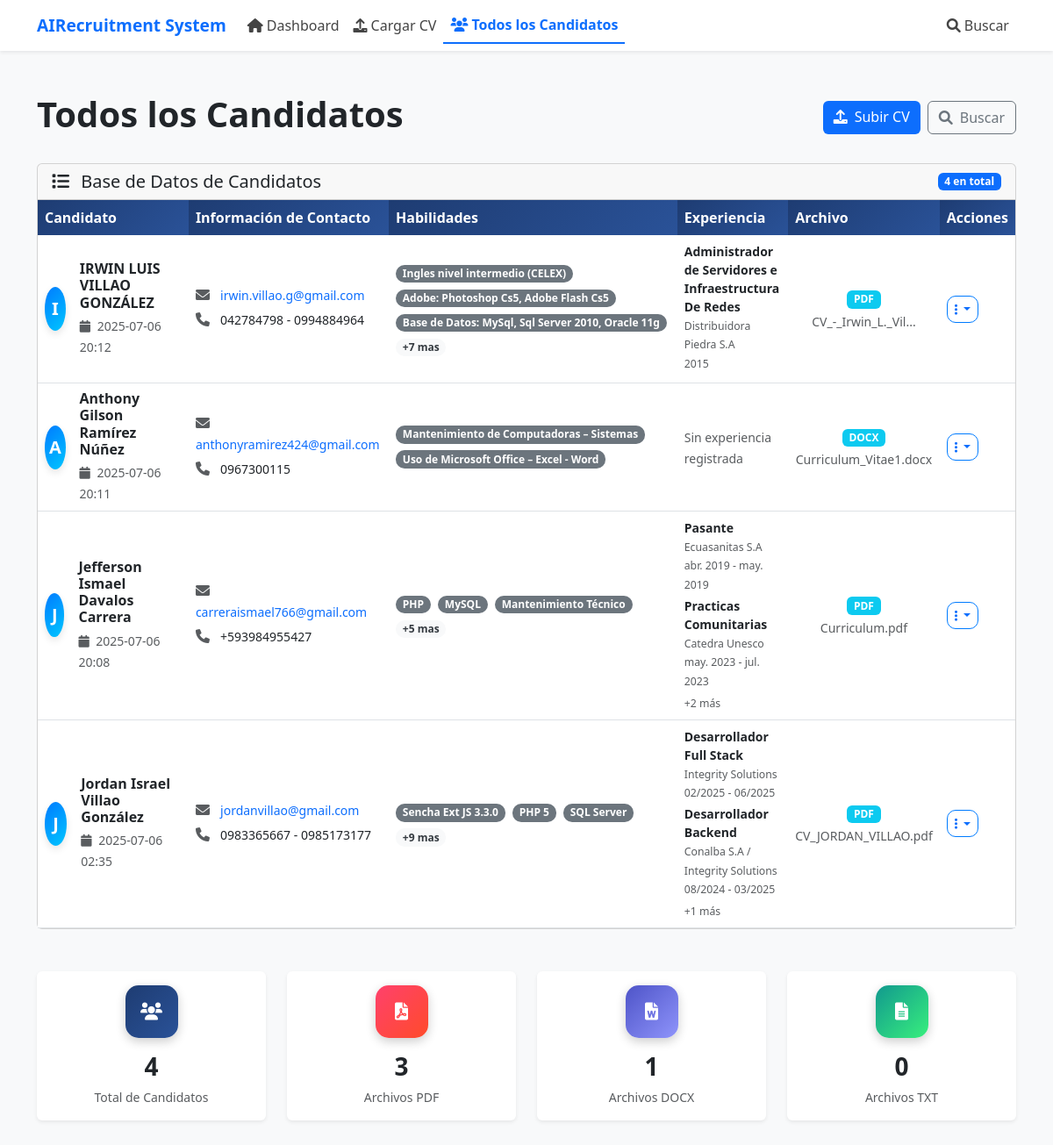
/candidates, run on an earlier commit of the app's database.
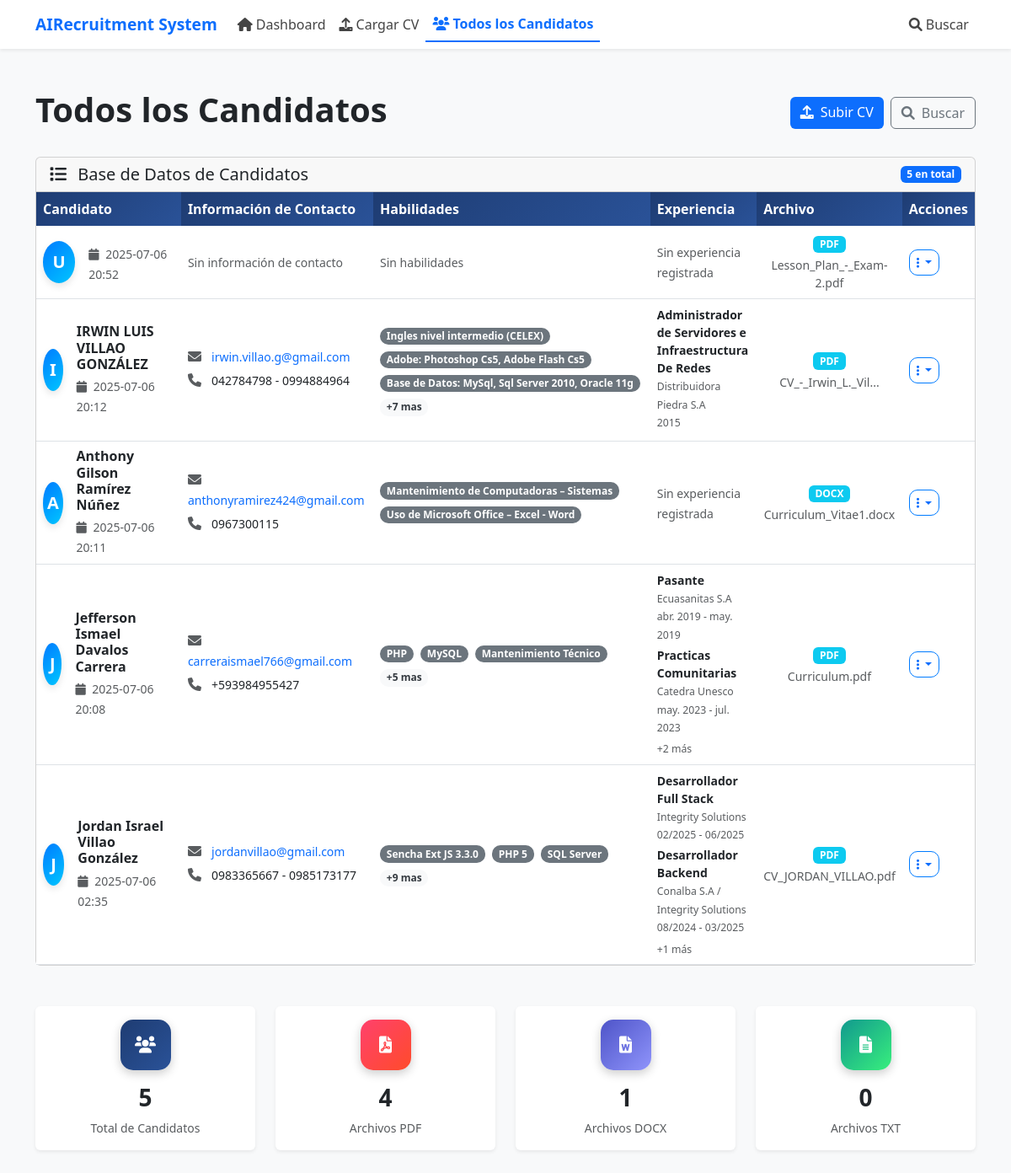
And on a later commit of the database.
### models.py (models this page shows, shortened)
class Candidate(db.Model):
    id = db.Column(db.Integer, primary_key=True)
    name = db.Column(db.String(200), nullable=False)
    email = db.Column(db.String(200))
    phone = db.Column(db.String(50))
    education = db.Column(db.Text)  # JSON string of education details
    experience = db.Column(db.Text)  # JSON string of experience details
    skills = db.Column(db.Text)  # JSON string of skills
    full_text = db.Column(db.Text, nullable=False)  # Complete CV text
    original_filename = db.Column(db.String(255), nullable=False)
    file_type = db.Column(db.String(10), nullable=False)  # pdf, docx, txt
    vision_analysis = db.Column(db.Text)  # JSON string from OpenAI Vision analysis
    text_embedding = db.Column(db.Text)  # JSON array of embedding vector
    languages = db.Column(db.Text)  # JSON string of languages
    certifications = db.Column(db.Text)  # JSON string of certifications
    summary = db.Column(db.Text)  # Professional summary
    created_at = db.Column(db.DateTime, default=datetime.utcnow)
    updated_at = db.Column(db.DateTime, default=datetime.utcnow, onupdate=datetime.utcnow)

### routes.py (the view)
@routes_bp.route('/candidates')
def candidates():
    try:
        all_candidates = get_all_candidates()
        return render_template('candidates.html', candidates=all_candidates)
    except Exception as e:
        logger.error(f"Error fetching candidates: {str(e)}")
        flash(f'Error fetching candidates: {str(e)}', 'error')
        return render_template('candidates.html', candidates=[])

### templates/candidates.html (shortened to what this page needs)
{% extends "base.html" %}
{% block content %}
{% block extra_css %}
<link rel="stylesheet" href="{{ url_for('static', filename='css/candidates.css') }}">
{% endblock %}
<div class="row">
    <div class="col-12">
        <div class="d-flex flex-column flex-md-row justify-content-between align-items-start align-items-md-center gap-3 mb-4">
            <h1 class="display-6 fw-semibold">
                <strong>Todos los Candidatos</strong>
            </h1>
            <div class="btn-group-responsive d-flex gap-2">
                <a href="{{ url_for('routes.upload_cv') }}" class="btn btn-primary">
                    <i class="fas fa-upload me-2"></i>Subir CV
                </a>
                <a href="{{ url_for('routes.search') }}" class="btn btn-outline-secondary">
                    <i class="fas fa-search me-2"></i>Buscar
                </a>
            </div>
        </div>
    </div>
</div>
<div class="row">
    <div class="col-12">
        <div class="card">
            <div class="card-header d-flex justify-content-between align-items-center">
                <h5 class="card-title mb-0">
                    <i class="fas fa-list me-2"></i>
                    Base de Datos de Candidatos
                </h5>
                {% if candidates %}
                    <span class="badge bg-primary">{{ candidates|length }} en total</span>
                {% endif %}
            </div>
            {% if candidates %}
                <div class="card-body p-0">
                    <div class="table-responsive">
                        <table class="table table-hover mb-0">
                            <thead class="table-dark">
                                <tr>
                                    <th style="width: 25%;">Candidato</th>
                                    <th style="width: 25%;">Información de Contacto</th>
                                    <th style="width: 20%;">Habilidades</th>
                                    <th style="width: 15%;">Experiencia</th>
                                    <th style="width: 10%;">Archivo</th>
                                    <th style="width: 5%;">Acciones</th>
                                </tr>
                            </thead>
                            <tbody>
                                {% for candidate in candidates %}
                                    <tr>
                                        <td>
                                            <div class="d-flex align-items-center">
                                                <div class="bg-primary rounded-circle d-flex align-items-center justify-content-center me-3"
                                                     style="width: 50px; height: 50px;">
                                                    <span class="text-white fw-bold fs-5">
                                                        {{ candidate.name[0] if candidate.name else 'U' }}
                                                    </span>
                                                </div>
                                                <div>
                                                    <h6 class="mb-1 fw-bold">{{ candidate.name }}</h6>
                                                    <small class="text-muted">
                                                        <i class="fas fa-calendar me-1"></i>
                                                        {{ candidate.created_at.strftime('%Y-%m-%d %H:%M') if candidate.created_at else 'Unknown' }}
                                                    </small>
                                                </div>
                                            </div>
                                        </td>
                                        <td>
                                            {% if candidate.email %}
                                                <div class="mb-1">
                                                    <i class="fas fa-envelope me-2 text-muted"></i>
                                                    <a href="mailto:{{ candidate.email }}" class="text-decoration-none small">
                                                        {{ candidate.email }}
                                                    </a>
                                                </div>
                                            {% endif %}
                                            {% if candidate.phone %}
                                                <div class="mb-1">
                                                    <i class="fas fa-phone me-2 text-muted"></i>
                                                    <span class="small">{{ candidate.phone }}</span>
                                                </div>
                                            {% endif %}
                                            {% if not candidate.email and not candidate.phone %}
                                                <span class="text-muted small">Sin información de contacto</span>
                                            {% endif %}
                                        </td>
                                        <td>
                                            {% if candidate.skills %}
                                                {% set skills_data = candidate.skills %}
                                                {% if skills_data.startswith('[') %}
                                                    {% set skills_list = skills_data|from_json %}
                                                {% else %}
                                                    {% set skills_list = skills_data.split(',') %}
                                                {% endif %}
                                                {% if skills_list %}
                                                    <div class="skills-container">
                                                        {% for skill in skills_list[:3] %}
                                                            <span class="badge bg-secondary mb-1">{{ skill|trim }}</span>
                                                        {% endfor %}
                                                        {% if skills_list|length > 3 %}
                                                            <div>
                                                                <span class="badge bg-light text-dark small">+{{ skills_list|length - 3 }} mas</span>
                                                            </div>
                                                        {% endif %}
                                                    </div>
                                                {% else %}
                                                    <span class="text-muted small">Sin habilidades</span>
                                                {% endif %}
                                            {% else %}
                                                <span class="text-muted small">Sin habilidades</span>
                                            {% endif %}
                                        </td>
                                        <td>
                                            {% if candidate.experience %}
                                                {% set exp_data = candidate.experience %}
                                                {% if exp_data.startswith('[') %}
                                                    {% set exp_list = exp_data|from_json %}
                                                    {% if exp_list and exp_list|length > 0 %}
                                                        <div class="small">
                                                            {% for exp in exp_list[:2] %}
                                                                <div class="mb-1">
                                                                    <strong>{{ exp.title if exp.title else 'Puesto' }}</strong>
                                                                    {% if exp.company %}
                                                                        <br><small class="text-muted">{{ exp.company }}</small>
                                                                    {% endif %}
                                                                    {% if exp.duration %}
                                                                        <br><small class="text-muted">{{ exp.duration }}</small>
                                                                    {% endif %}
                                                                </div>
                                                            {% endfor %}
                                                            {% if exp_list|length > 2 %}
                                                                <small class="text-muted">+{{ exp_list|length - 2 }} más</small>
                                                            {% endif %}
                                                        </div>
                                                    {% else %}
                                                        <span class="text-muted small">Sin experiencia registrada</span>
                                                    {% endif %}
                                                {% else %}
                                                    <div class="small text-truncate" style="max-width: 150px;" title="{{ exp_data }}">
                                                        {{ exp_data }}
                                                    </div>
                                                {% endif %}
                                            {% else %}
                                                <span class="text-muted small">Sin experiencia registrada</span>
                                            {% endif %}
                                        </td>
                                        <td>
                                            <div class="text-center">
                                                <span class="badge bg-info text-uppercase mb-1">
                                                    {{ candidate.file_type }}
                                                </span>
                                                <div class="small text-muted">
                                                    {{ candidate.original_filename|truncate(20) if candidate.original_filename else 'Unknown file' }}
                                                </div>
                                            </div>
                                        </td>
                                        <td>
                                            <div class="dropdown">
                                                <button class="btn btn-outline-primary btn-sm dropdown-toggle"
                                                        type="button"
                                                        data-bs-toggle="dropdown">
                                                    <i class="fas fa-ellipsis-v"></i>
                                                </button>
                                            </div>
                                        </td>
                                    </tr>
                                {% endfor %}
                            </tbody>
                        </table>
                    </div>
                </div>
            {% endif %}
        </div>
    </div>
</div>
{% if candidates %}
<div class="row mt-4 g-4">
    <div class="col-md-3">
        <div class="card summary-card border-0 shadow-sm h-100">
            <div class="card-body text-center">
                <div class="icon-box bg-gradient-blue mb-3">
                    <i class="fas fa-users fa-lg text-white"></i>
                </div>
                <h4 class="fw-bold">{{ candidates|length }}</h4>
                <p class="text-muted small">Total de Candidatos</p>
            </div>
        </div>
    </div>
    <div class="col-md-3">
        <div class="card summary-card border-0 shadow-sm h-100">
            <div class="card-body text-center">
                <div class="icon-box bg-gradient-red mb-3">
                    <i class="fas fa-file-pdf fa-lg text-white"></i>
                </div>
                <h4 class="fw-bold">{{ candidates|selectattr('file_type', 'equalto', 'pdf')|list|length }}</h4>
                <p class="text-muted small">Archivos PDF</p>
            </div>
        </div>
    </div>
    <div class="col-md-3">
        <div class="card summary-card border-0 shadow-sm h-100">
            <div class="card-body text-center">
                <div class="icon-box bg-gradient-indigo mb-3">
                    <i class="fas fa-file-word fa-lg text-white"></i>
                </div>
                <h4 class="fw-bold">{{ candidates|selectattr('file_type', 'equalto', 'docx')|list|length }}</h4>
                <p class="text-muted small">Archivos DOCX</p>
            </div>
        </div>
    </div>
    <div class="col-md-3">
        <div class="card summary-card border-0 shadow-sm h-100">
            <div class="card-body text-center">
                <div class="icon-box bg-gradient-green mb-3">
                    <i class="fas fa-file-alt fa-lg text-white"></i>
                </div>
                <h4 class="fw-bold">{{ candidates|selectattr('file_type', 'equalto', 'txt')|list|length }}</h4>
                <p class="text-muted small">Archivos TXT</p>
            </div>
        </div>
    </div>
</div>
{% endif %}
{% endblock %}

What changed in the data, as far as the page shows it:
added Candidate: name "U", created_at "2025-07-06 20:52", email "Sin información de contacto", skills "Sin habilidades", experience "Sin experiencia registrada", file_type "PDF", original_filename "Lesson_Plan_-_Exam-2.pdf"
Also different on the page:
{{ candidates|length }}: "4" → "5"
{{ candidates|selectattr('file_type', 'equalto', 'pdf')|list|length }}: "3" → "4"
